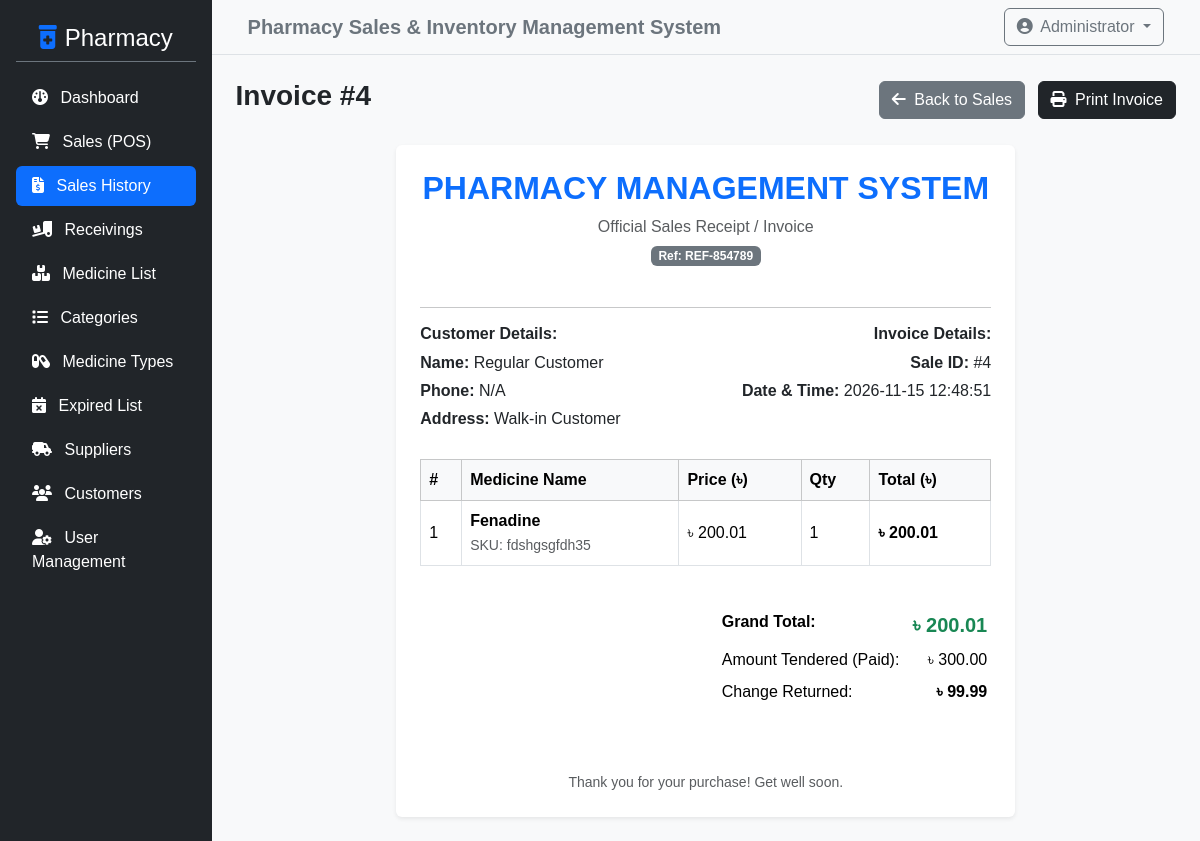
The app's page /admin/view_sale.php?id=4 (signed in) with its own data.
### tables this page shows
CREATE TABLE `sales_list` (
  `id` int NOT NULL,
  `ref_no` varchar(100) DEFAULT NULL,
  `customer_id` int NOT NULL DEFAULT '0',
  `total_amount` double NOT NULL,
  `amount_tendered` double NOT NULL,
  `amount_change` double NOT NULL,
  `date_updated` datetime NOT NULL DEFAULT CURRENT_TIMESTAMP ON UPDATE CURRENT_TIMESTAMP,
  `date_created` datetime DEFAULT CURRENT_TIMESTAMP
);

CREATE TABLE `customer_list` (
  `id` int NOT NULL,
  `name` text NOT NULL,
  `contact` varchar(30) NOT NULL,
  `address` text NOT NULL,
  `phone` varchar(50) DEFAULT NULL
);

CREATE TABLE `sale_items` (
  `id` int NOT NULL,
  `sale_id` int NOT NULL,
  `product_id` int NOT NULL,
  `price` decimal(10,2) NOT NULL,
  `qty` int NOT NULL,
  `total` decimal(10,2) NOT NULL
);

CREATE TABLE `product_list` (
  `id` int NOT NULL,
  `category_id` int NOT NULL,
  `type_id` int DEFAULT NULL,
  `sku` varchar(50) NOT NULL,
  `price` double NOT NULL,
  `name` varchar(150) NOT NULL,
  `measurement` varchar(50) DEFAULT NULL,
  `description` text NOT NULL,
  `prescription` tinyint(1) NOT NULL DEFAULT '0',
  `expiry_date` date DEFAULT NULL,
  `supplier_id` int DEFAULT NULL,
  `quantity` int DEFAULT '0'
);

### admin/view_sale.php (the view, shortened to what this page needs)
<?php
include '../config/db_connect.php';
$sale_id = intval($_GET['id'] ?? 0);
$sale_res = $conn->query("SELECT s.*, c.name as customer_name, c.phone as customer_phone, c.address as customer_address
                          FROM sales_list s
                          LEFT JOIN customer_list c ON s.customer_id = c.id
                          WHERE s.id = $sale_id");
$sale = $sale_res->fetch_assoc();
$items_res = $conn->query("SELECT si.*, p.name as product_name, p.sku
                           FROM sale_items si
                           LEFT JOIN product_list p ON si.product_id = p.id
                           WHERE si.sale_id = $sale_id");
?>
<?php include '../includes/header.php'; ?>
<div class="d-flex">
    <?php include '../includes/sidebar.php'; ?>
    <div class="w-100 bg-light min-vh-100">
        <?php include '../includes/topbar.php'; ?>
        <div class="container-fluid p-4">
            <div class="d-flex justify-content-between align-items-center mb-4">
                <h3 class="fw-bold">Invoice #<?php echo $sale['id']; ?></h3>
                <div>
                    <a href="sales.php" class="btn btn-secondary me-2"><i class="fa-solid fa-arrow-left me-1"></i> Back to Sales</a>
                    <button onclick="window.print();" class="btn btn-dark"><i class="fa-solid fa-print me-1"></i> Print Invoice</button>
                </div>
            </div>
            <div class="row">
                <div class="col-md-8 mx-auto">
                    <div class="card shadow-sm border-0 p-4">
                        <div class="text-center mb-4">
                            <h2 class="fw-bold text-primary">PHARMACY MANAGEMENT SYSTEM</h2>
                            <p class="text-muted mb-1">Official Sales Receipt / Invoice</p>
                            <span class="badge bg-secondary">Ref: <?php echo htmlspecialchars($sale['ref_no']); ?></span>
                        </div>
                        <hr>
                        <div class="row mb-4">
                            <div class="col-sm-6">
                                <h6 class="fw-bold text-dark">Customer Details:</h6>
                                <p class="mb-1"><strong>Name:</strong> <?php echo htmlspecialchars($sale['customer_name'] ?? 'Walk-in Customer'); ?></p>
                                <p class="mb-1"><strong>Phone:</strong> <?php echo htmlspecialchars($sale['customer_phone'] ?? 'N/A'); ?></p>
                                <p class="mb-1"><strong>Address:</strong> <?php echo htmlspecialchars($sale['customer_address'] ?? 'N/A'); ?></p>
                            </div>
                            <div class="col-sm-6 text-sm-end">
                                <h6 class="fw-bold text-dark">Invoice Details:</h6>
                                <p class="mb-1"><strong>Sale ID:</strong> #<?php echo $sale['id']; ?></p>
                                <p class="mb-1"><strong>Date & Time:</strong> <?php echo htmlspecialchars($sale['date_created']); ?></p>
                            </div>
                        </div>
                        <div class="table-responsive mb-4">
                            <table class="table table-bordered align-middle">
                                <thead class="table-light">
                                    <tr>
                                        <th>#</th>
                                        <th>Medicine Name</th>
                                        <th>Price (৳)</th>
                                        <th>Qty</th>
                                        <th>Total (৳)</th>
                                    </tr>
                                </thead>
                                <tbody>
                                    <?php if ($items_res && $items_res->num_rows > 0): ?>
                                        <?php $i = 1; while ($item = $items_res->fetch_assoc()): ?>
                                            <tr>
                                                <td><?php echo $i++; ?></td>
                                                <td>
                                                    <strong><?php echo htmlspecialchars($item['product_name']); ?></strong><br>
                                                    <small class="text-muted">SKU: <?php echo htmlspecialchars($item['sku'] ?? 'N/A'); ?></small>
                                                </td>
                                                <td>৳ <?php echo number_format($item['price'], 2); ?></td>
                                                <td><?php echo $item['qty']; ?></td>
                                                <td class="fw-bold">৳ <?php echo number_format($item['total'], 2); ?></td>
                                            </tr>
                                        <?php endwhile; ?>
                                    <?php endif; ?>
                                </tbody>
                            </table>
                        </div>
                        <div class="row">
                            <div class="col-md-6 offset-md-6">
                                <table class="table table-sm table-borderless">
                                    <tr>
                                        <td class="fw-bold">Grand Total:</td>
                                        <td class="text-end fw-bold text-success fs-5">৳ <?php echo number_format($sale['total_amount'], 2); ?></td>
                                    </tr>
                                    <tr>
                                        <td>Amount Tendered (Paid):</td>
                                        <td class="text-end">৳ <?php echo number_format($sale['amount_tendered'], 2); ?></td>
                                    </tr>
                                    <tr>
                                        <td>Change Returned:</td>
                                        <td class="text-end fw-bold">৳ <?php echo number_format($sale['amount_change'], 2); ?></td>
                                    </tr>
                                </table>
                            </div>
                        </div>
                        <div class="text-center mt-5 text-muted small">
                            <p class="mb-0">Thank you for your purchase! Get well soon.</p>
                        </div>
                    </div>
                </div>
            </div>
        </div>
    </div>
</div>
<?php include '../includes/footer.php'; ?>

### assets/css/style.css (style rules this page uses)
body { font-family: 'Segoe UI', Tahoma, Geneva, Verdana, sans-serif; background-color: #f8f9fa; }
body { background-color: #f8f9fa; font-family: Arial, sans-serif; }

### records on screen
sales_list: id "4", ref_no "REF-854789", customer_list.name "Regular Customer", customer_list.phone "N/A", customer_list.address "Walk-in Customer", date_created "2026-11-15 12:48:51", total_amount "200.01", amount_tendered "300.00", amount_change "99.99"
sale_items: product_list.name "Fenadine", product_list.sku "fdshgsgfdh35", price "200.01", qty "1", total "200.01"
